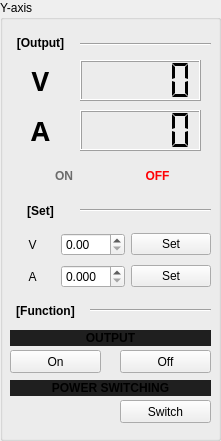
     <widget class="QGroupBox" name="groupBox_4">
      <property name="geometry">
       <rect>
        <x>300</x>
        <y>10</y>
        <width>221</width>
        <height>441</height>
       </rect>
      </property>
      <property name="styleSheet">
       <string notr="true"/>
      </property>
      <property name="title">
       <string>Y-axis</string>
      </property>
      <widget class="QLCDNumber" name="lcdNumV_2">
       <property name="geometry">
        <rect>
         <x>80</x>
         <y>60</y>
         <width>121</width>
         <height>41</height>
        </rect>
       </property>
       <property name="font">
        <font>
         <weight>50</weight>
         <bold>false</bold>
        </font>
       </property>
       <property name="styleSheet">
        <string notr="true"/>
       </property>
       <property name="segmentStyle">
        <enum>QLCDNumber::Flat</enum>
       </property>
      </widget>
      <widget class="QLabel" name="lbV_2">
       <property name="geometry">
        <rect>
         <x>10</x>
         <y>60</y>
         <width>61</width>
         <height>41</height>
        </rect>
       </property>
       <property name="font">
        <font>
         <family>Agency FB</family>
         <pointsize>20</pointsize>
         <weight>75</weight>
         <bold>true</bold>
        </font>
       </property>
       <property name="text">
        <string>V</string>
       </property>
       <property name="alignment">
        <set>Qt::AlignCenter</set>
       </property>
      </widget>
      <widget class="QLabel" name="lbA_2">
       <property name="geometry">
        <rect>
         <x>10</x>
         <y>110</y>
         <width>61</width>
         <height>41</height>
        </rect>
       </property>
       <property name="font">
        <font>
         <family>Agency FB</family>
         <pointsize>20</pointsize>
         <weight>75</weight>
         <bold>true</bold>
        </font>
       </property>
       <property name="text">
        <string>A</string>
       </property>
       <property name="alignment">
        <set>Qt::AlignCenter</set>
       </property>
      </widget>
      <widget class="QLCDNumber" name="lcdNumA_2">
       <property name="geometry">
        <rect>
         <x>80</x>
         <y>110</y>
         <width>121</width>
         <height>41</height>
        </rect>
       </property>
       <property name="styleSheet">
        <string notr="true"/>
       </property>
       <property name="segmentStyle">
        <enum>QLCDNumber::Flat</enum>
       </property>
      </widget>
      <widget class="Line" name="line_6">
       <property name="geometry">
        <rect>
         <x>80</x>
         <y>29</y>
         <width>131</width>
         <height>31</height>
        </rect>
       </property>
       <property name="orientation">
        <enum>Qt::Horizontal</enum>
       </property>
      </widget>
      <widget class="QLabel" name="label_21">
       <property name="geometry">
        <rect>
         <x>5</x>
         <y>32</y>
         <width>71</width>
         <height>21</height>
        </rect>
       </property>
       <property name="font">
        <font>
         <weight>75</weight>
         <bold>true</bold>
        </font>
       </property>
       <property name="text">
        <string>[Output]</string>
       </property>
       <property name="alignment">
        <set>Qt::AlignCenter</set>
       </property>
      </widget>
      <widget class="Line" name="line_7">
       <property name="geometry">
        <rect>
         <x>80</x>
         <y>200</y>
         <width>131</width>
         <height>21</height>
        </rect>
       </property>
       <property name="orientation">
        <enum>Qt::Horizontal</enum>
       </property>
      </widget>
      <widget class="QLabel" name="label_22">
       <property name="geometry">
        <rect>
         <x>10</x>
         <y>200</y>
         <width>61</width>
         <height>21</height>
        </rect>
       </property>
       <property name="font">
        <font>
         <weight>75</weight>
         <bold>true</bold>
        </font>
       </property>
       <property name="text">
        <string>[Set]</string>
       </property>
       <property name="alignment">
        <set>Qt::AlignCenter</set>
       </property>
      </widget>
      <widget class="QWidget" name="gridLayoutWidget_2">
       <property name="geometry">
        <rect>
         <x>10</x>
         <y>230</y>
         <width>201</width>
         <height>61</height>
        </rect>
       </property>
       <layout class="QGridLayout" name="gridLayout_2">
        <item row="1" column="1">
         <widget class="QDoubleSpinBox" name="sbA_2">
          <property name="decimals">
           <number>3</number>
          </property>
          <property name="maximum">
           <double>10.000000000000000</double>
          </property>
          <property name="singleStep">
           <double>0.001000000000000</double>
          </property>
         </widget>
        </item>
        <item row="1" column="0">
         <widget class="QLabel" name="label_23">
          <property name="text">
           <string>A</string>
          </property>
          <property name="alignment">
           <set>Qt::AlignCenter</set>
          </property>
         </widget>
        </item>
        <item row="0" column="2">
         <widget class="QPushButton" name="btnSetV_2">
          <property name="text">
           <string>Set</string>
          </property>
         </widget>
        </item>
        <item row="1" column="2">
         <widget class="QPushButton" name="btnSetA_2">
          <property name="text">
           <string>Set</string>
          </property>
         </widget>
        </item>
        <item row="0" column="0">
         <widget class="QLabel" name="label_24">
          <property name="text">
           <string>V</string>
          </property>
          <property name="alignment">
           <set>Qt::AlignCenter</set>
          </property>
         </widget>
        </item>
        <item row="0" column="1">
         <widget class="QDoubleSpinBox" name="sbV_2">
          <property name="decimals">
           <number>2</number>
          </property>
          <property name="maximum">
           <double>10.000000000000000</double>
          </property>
          <property name="singleStep">
           <double>0.010000000000000</double>
          </property>
         </widget>
        </item>
       </layout>
      </widget>
      <widget class="Line" name="line_8">
       <property name="geometry">
        <rect>
         <x>90</x>
         <y>300</y>
         <width>121</width>
         <height>21</height>
        </rect>
       </property>
       <property name="orientation">
        <enum>Qt::Horizontal</enum>
       </property>
      </widget>
      <widget class="QLabel" name="label_26">
       <property name="geometry">
        <rect>
         <x>10</x>
         <y>300</y>
         <width>71</width>
         <height>21</height>
        </rect>
       </property>
       <property name="font">
        <font>
         <weight>75</weight>
         <bold>true</bold>
        </font>
       </property>
       <property name="text">
        <string>[Function]</string>
       </property>
       <property name="alignment">
        <set>Qt::AlignCenter</set>
       </property>
      </widget>
      <widget class="QPushButton" name="btnPowerSwitching_2">
       <property name="geometry">
        <rect>
         <x>120</x>
         <y>400</y>
         <width>91</width>
         <height>23</height>
        </rect>
       </property>
       <property name="text">
        <string>Switch</string>
       </property>
      </widget>
      <widget class="QLabel" name="lbPowerDirection_2">
       <property name="geometry">
        <rect>
         <x>10</x>
         <y>401</y>
         <width>111</width>
         <height>20</height>
        </rect>
       </property>
       <property name="font">
        <font>
         <weight>75</weight>
         <bold>true</bold>
        </font>
       </property>
       <property name="text">
        <string/>
       </property>
       <property name="alignment">
        <set>Qt::AlignCenter</set>
       </property>
      </widget>
      <widget class="QPushButton" name="btnOutputOn_2">
       <property name="geometry">
        <rect>
         <x>10</x>
         <y>350</y>
         <width>91</width>
         <height>23</height>
        </rect>
       </property>
       <property name="text">
        <string>On</string>
       </property>
      </widget>
      <widget class="QPushButton" name="btnOutputOff_2">
       <property name="geometry">
        <rect>
         <x>120</x>
         <y>350</y>
         <width>91</width>
         <height>23</height>
        </rect>
       </property>
       <property name="text">
        <string>Off</string>
       </property>
      </widget>
      <widget class="QLabel" name="label_40">
       <property name="geometry">
        <rect>
         <x>10</x>
         <y>330</y>
         <width>201</width>
         <height>16</height>
        </rect>
       </property>
       <property name="font">
        <font>
         <weight>75</weight>
         <bold>true</bold>
        </font>
       </property>
       <property name="styleSheet">
        <string notr="true">background-color: rgb(31, 31, 31);</string>
       </property>
       <property name="text">
        <string>OUTPUT</string>
       </property>
       <property name="alignment">
        <set>Qt::AlignCenter</set>
       </property>
      </widget>
      <widget class="QLabel" name="label_44">
       <property name="geometry">
        <rect>
         <x>10</x>
         <y>380</y>
         <width>201</width>
         <height>16</height>
        </rect>
       </property>
       <property name="font">
        <font>
         <weight>75</weight>
         <bold>true</bold>
        </font>
       </property>
       <property name="styleSheet">
        <string notr="true">background-color: rgb(31, 31, 31);</string>
       </property>
       <property name="frameShape">
        <enum>QFrame::NoFrame</enum>
       </property>
       <property name="text">
        <string>POWER SWITCHING</string>
       </property>
       <property name="alignment">
        <set>Qt::AlignCenter</set>
       </property>
      </widget>
      <widget class="QWidget" name="horizontalLayoutWidget_6">
       <property name="geometry">
        <rect>
         <x>20</x>
         <y>160</y>
         <width>181</width>
         <height>31</height>
        </rect>
       </property>
       <layout class="QHBoxLayout" name="horizontalLayout_12">
        <item>
         <widget class="QLabel" name="lbOn_2">
          <property name="font">
           <font>
            <weight>75</weight>
            <bold>true</bold>
           </font>
          </property>
          <property name="styleSheet">
           <string notr="true">color: rgb(107, 107, 107);</string>
          </property>
          <property name="text">
           <string>ON</string>
          </property>
          <property name="alignment">
           <set>Qt::AlignCenter</set>
          </property>
         </widget>
        </item>
        <item>
         <widget class="QLabel" name="lbOff_2">
          <property name="font">
           <font>
            <weight>75</weight>
            <bold>true</bold>
           </font>
          </property>
          <property name="styleSheet">
           <string notr="true">color: rgb(255, 0, 4);</string>
          </property>
          <property name="text">
           <string>OFF</string>
          </property>
          <property name="alignment">
           <set>Qt::AlignCenter</set>
          </property>
         </widget>
        </item>
       </layout>
      </widget>
     </widget>
